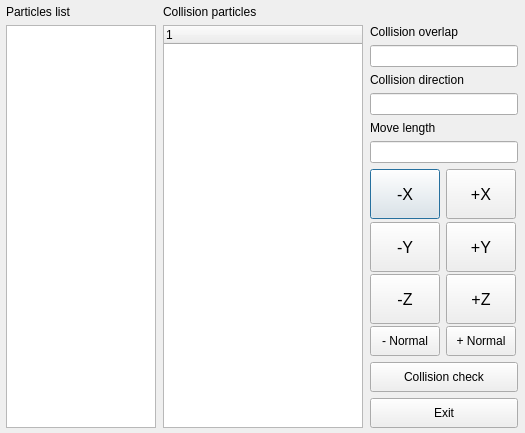
<?xml version="1.0" encoding="UTF-8"?>
<ui version="4.0">
 <class>CheckCollisionDialog</class>
 <widget class="QDialog" name="CheckCollisionDialog">
  <property name="geometry">
   <rect>
    <x>0</x>
    <y>0</y>
    <width>525</width>
    <height>433</height>
   </rect>
  </property>
  <property name="minimumSize">
   <size>
    <width>525</width>
    <height>433</height>
   </size>
  </property>
  <property name="maximumSize">
   <size>
    <width>525</width>
    <height>433</height>
   </size>
  </property>
  <property name="windowTitle">
   <string>Check Collision Dialog</string>
  </property>
  <layout class="QGridLayout" name="gridLayout_2">
   <property name="leftMargin">
    <number>5</number>
   </property>
   <property name="topMargin">
    <number>5</number>
   </property>
   <property name="rightMargin">
    <number>5</number>
   </property>
   <property name="bottomMargin">
    <number>5</number>
   </property>
   <item row="0" column="0">
    <widget class="QLabel" name="L_ParticleList">
     <property name="text">
      <string>Particles list</string>
     </property>
    </widget>
   </item>
   <item row="0" column="1">
    <widget class="QLabel" name="L_CollisionParticles">
     <property name="text">
      <string>Collision particles</string>
     </property>
    </widget>
   </item>
   <item row="1" column="0">
    <widget class="QListWidget" name="ParticleList">
     <property name="minimumSize">
      <size>
       <width>150</width>
       <height>0</height>
      </size>
     </property>
     <property name="maximumSize">
      <size>
       <width>150</width>
       <height>16777215</height>
      </size>
     </property>
    </widget>
   </item>
   <item row="1" column="1">
    <widget class="QTreeWidget" name="CollisionParticle">
     <property name="minimumSize">
      <size>
       <width>200</width>
       <height>0</height>
      </size>
     </property>
     <property name="maximumSize">
      <size>
       <width>200</width>
       <height>16777215</height>
      </size>
     </property>
     <column>
      <property name="text">
       <string notr="true">1</string>
      </property>
     </column>
    </widget>
   </item>
   <item row="1" column="2">
    <layout class="QGridLayout" name="gridLayout">
     <item row="0" column="0" colspan="2">
      <widget class="QLabel" name="L_Overlap">
       <property name="text">
        <string>Collision overlap</string>
       </property>
      </widget>
     </item>
     <item row="1" column="0" colspan="2">
      <widget class="QLineEdit" name="LE_Overlap"/>
     </item>
     <item row="2" column="0" colspan="2">
      <widget class="QLabel" name="L_Direction">
       <property name="text">
        <string>Collision direction</string>
       </property>
      </widget>
     </item>
     <item row="3" column="0" colspan="2">
      <widget class="QLineEdit" name="LE_Direction"/>
     </item>
     <item row="4" column="0">
      <widget class="QLabel" name="L_MoveLength">
       <property name="text">
        <string>Move length</string>
       </property>
      </widget>
     </item>
     <item row="5" column="0" colspan="2">
      <widget class="QLineEdit" name="LE_MoveLength"/>
     </item>
     <item row="6" column="0">
      <widget class="QPushButton" name="MinusX">
       <property name="minimumSize">
        <size>
         <width>70</width>
         <height>50</height>
        </size>
       </property>
       <property name="maximumSize">
        <size>
         <width>70</width>
         <height>50</height>
        </size>
       </property>
       <property name="font">
        <font>
         <pointsize>12</pointsize>
        </font>
       </property>
       <property name="text">
        <string>-X</string>
       </property>
      </widget>
     </item>
     <item row="6" column="1">
      <widget class="QPushButton" name="PlusX">
       <property name="minimumSize">
        <size>
         <width>70</width>
         <height>50</height>
        </size>
       </property>
       <property name="maximumSize">
        <size>
         <width>70</width>
         <height>50</height>
        </size>
       </property>
       <property name="font">
        <font>
         <pointsize>12</pointsize>
        </font>
       </property>
       <property name="text">
        <string>+X</string>
       </property>
      </widget>
     </item>
     <item row="7" column="0">
      <widget class="QPushButton" name="MinusY">
       <property name="minimumSize">
        <size>
         <width>70</width>
         <height>50</height>
        </size>
       </property>
       <property name="maximumSize">
        <size>
         <width>70</width>
         <height>50</height>
        </size>
       </property>
       <property name="font">
        <font>
         <pointsize>12</pointsize>
        </font>
       </property>
       <property name="text">
        <string>-Y</string>
       </property>
      </widget>
     </item>
     <item row="7" column="1">
      <widget class="QPushButton" name="PlusY">
       <property name="minimumSize">
        <size>
         <width>70</width>
         <height>50</height>
        </size>
       </property>
       <property name="maximumSize">
        <size>
         <width>70</width>
         <height>50</height>
        </size>
       </property>
       <property name="font">
        <font>
         <pointsize>12</pointsize>
        </font>
       </property>
       <property name="text">
        <string>+Y</string>
       </property>
      </widget>
     </item>
     <item row="8" column="0">
      <widget class="QPushButton" name="MinusZ">
       <property name="minimumSize">
        <size>
         <width>70</width>
         <height>50</height>
        </size>
       </property>
       <property name="maximumSize">
        <size>
         <width>70</width>
         <height>50</height>
        </size>
       </property>
       <property name="font">
        <font>
         <pointsize>12</pointsize>
        </font>
       </property>
       <property name="text">
        <string>-Z</string>
       </property>
      </widget>
     </item>
     <item row="8" column="1">
      <widget class="QPushButton" name="PlusZ">
       <property name="minimumSize">
        <size>
         <width>70</width>
         <height>50</height>
        </size>
       </property>
       <property name="maximumSize">
        <size>
         <width>70</width>
         <height>50</height>
        </size>
       </property>
       <property name="font">
        <font>
         <pointsize>12</pointsize>
        </font>
       </property>
       <property name="text">
        <string>+Z</string>
       </property>
      </widget>
     </item>
     <item row="9" column="0">
      <widget class="QPushButton" name="MinusNormal">
       <property name="minimumSize">
        <size>
         <width>70</width>
         <height>30</height>
        </size>
       </property>
       <property name="maximumSize">
        <size>
         <width>70</width>
         <height>30</height>
        </size>
       </property>
       <property name="text">
        <string>- Normal</string>
       </property>
      </widget>
     </item>
     <item row="9" column="1">
      <widget class="QPushButton" name="PlusNormal">
       <property name="minimumSize">
        <size>
         <width>70</width>
         <height>30</height>
        </size>
       </property>
       <property name="maximumSize">
        <size>
         <width>70</width>
         <height>30</height>
        </size>
       </property>
       <property name="text">
        <string>+ Normal</string>
       </property>
      </widget>
     </item>
     <item row="10" column="0" colspan="2">
      <widget class="QPushButton" name="PB_Check">
       <property name="minimumSize">
        <size>
         <width>148</width>
         <height>30</height>
        </size>
       </property>
       <property name="maximumSize">
        <size>
         <width>148</width>
         <height>30</height>
        </size>
       </property>
       <property name="text">
        <string>Collision check</string>
       </property>
      </widget>
     </item>
     <item row="11" column="0" colspan="2">
      <widget class="QPushButton" name="PB_Exit">
       <property name="minimumSize">
        <size>
         <width>148</width>
         <height>30</height>
        </size>
       </property>
       <property name="maximumSize">
        <size>
         <width>148</width>
         <height>30</height>
        </size>
       </property>
       <property name="text">
        <string>Exit</string>
       </property>
      </widget>
     </item>
    </layout>
   </item>
  </layout>
 </widget>
 <resources/>
 <connections/>
</ui>
